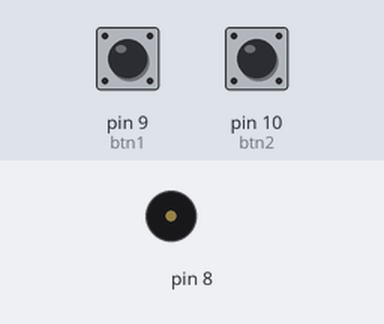
Bench run of a sketch on a simulated Arduino Uno, built with avr-gcc and run on an emulated ATmega328P. On the bench: buzzer (waves = sounding). The test bench sets the inputs (shaded band); at power-on: pin 9 (btn1) HIGH, pin 10 (btn2) HIGH.

Above: at 1.2 s.
1.3 s: pin 9 (btn1) pulled LOW for 0.15 s
At 1.7 s:
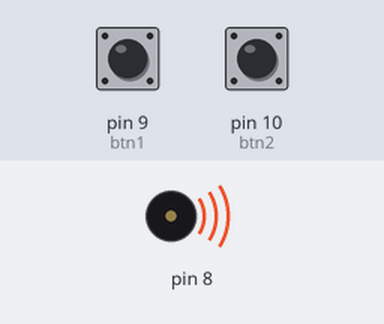
Timing chart, 0 to 10.4 s (numbered marks = the images above; inputs shaded):
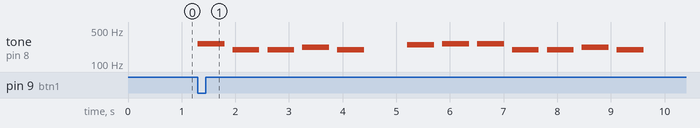

Measured:
- after the input at 1.3 s, tone on pin 8: plays 262 Hz for 0.50 s, 196 Hz for 0.50 s, 196 Hz for 0.50 s, 220 Hz for 0.50 s, 196 Hz for 0.50 s, 247 Hz for 0.50 s … (12 notes in this stretch), starting at once

The sketch:

wk16.ino
```cpp
#include "pitches.h"

// notes in the melody:
const int btn1 = 9;
const int btn2 = 10;
const int ledPin =  11;
long CTime,PTime;
bool check;
int state = 0;
int bstate = 0;
int melody[] = {
  NOTE_C4, NOTE_G3, NOTE_G3, NOTE_A3, NOTE_G3, 0, NOTE_B3, NOTE_C4
};
int melody2[] = {
  NOTE_E4, NOTE_E4, NOTE_E4, NOTE_E4, NOTE_E4, NOTE_E4, NOTE_E4, NOTE_E4
};
// note durations: 4 = quarter note, 8 = eighth note, etc.:
int noteDurations[] = {
  4, 8, 8, 4, 4, 4, 4, 4
};

void setup() {
 //pinMode(btn1, INPUT);
}


//  // iterate over the notes of the melody:
//  for (int thisNote = 0; thisNote < 8; thisNote++) {
//
//    // to calculate the note duration, take one second divided by the note type.
//    //e.g. quarter note = 1000 / 4, eighth note = 1000/8, etc.
//    int noteDuration = 1000 / noteDurations[thisNote];
//    tone(8, melody[thisNote], noteDuration);
//
//    // to distinguish the notes, set a minimum time between them.
//    // the note's duration + 30% seems to work well:
//    int pauseBetweenNotes = noteDuration * 1.30;
//    delay(pauseBetweenNotes);
//    // stop the tone playing:
//    noTone(8);
//  }
//}

void loop() {
  // no need to repeat the melody.

 if(digitalRead(btn1) == LOW) state = 1;
 if(digitalRead(btn2) == LOW) state = 2;

     if(state == 1){
        for(int TN=0 ; TN < 8 ; TN++ ){
            tone(8, melody[TN], 500);
            PTime=millis();
            digitalWrite(ledPin,HIGH);
            check=false;
            while(!check){
              CTime=millis();
              if(CTime-PTime>500) digitalWrite(ledPin,LOW);
              if(CTime-PTime>650) check=true;
               if( digitalRead(btn2) == LOW) {state = 2; check=true;}

              }

      }
   }

   if(state == 2){
          for(int TN=0;TN<8;TN++){
              tone(8, melody2[TN], 500);
              PTime=millis();
              digitalWrite(ledPin,HIGH);
              check=false;
              while(!check){
                CTime=millis();
                if(CTime-PTime>500) digitalWrite(ledPin,LOW);
                if(CTime-PTime>650) check=true;
                if( digitalRead(btn1) == LOW ) {state = 1; check=true;}
                }

        }
    }

}
```

pitches.h
```cpp
/*************************************************
 * Public Constants
 *************************************************/

#define NOTE_B0  31
#define NOTE_C1  33
#define NOTE_CS1 35
#define NOTE_D1  37
#define NOTE_DS1 39
#define NOTE_E1  41
#define NOTE_F1  44
#define NOTE_FS1 46
#define NOTE_G1  49
#define NOTE_GS1 52
#define NOTE_A1  55
#define NOTE_AS1 58
#define NOTE_B1  62
#define NOTE_C2  65
#define NOTE_CS2 69
#define NOTE_D2  73
#define NOTE_DS2 78
#define NOTE_E2  82
#define NOTE_F2  87
#define NOTE_FS2 93
#define NOTE_G2  98
#define NOTE_GS2 104
#define NOTE_A2  110
#define NOTE_AS2 117
#define NOTE_B2  123
#define NOTE_C3  131
#define NOTE_CS3 139
#define NOTE_D3  147
#define NOTE_DS3 156
#define NOTE_E3  165
#define NOTE_F3  175
#define NOTE_FS3 185
#define NOTE_G3  196
#define NOTE_GS3 208
#define NOTE_A3  220
#define NOTE_AS3 233
#define NOTE_B3  247
#define NOTE_C4  262
#define NOTE_CS4 277
#define NOTE_D4  294
#define NOTE_DS4 311
#define NOTE_E4  330
#define NOTE_F4  349
#define NOTE_FS4 370
#define NOTE_G4  392
#define NOTE_GS4 415
#define NOTE_A4  440
#define NOTE_AS4 466
#define NOTE_B4  494
#define NOTE_C5  523
#define NOTE_CS5 554
#define NOTE_D5  587
#define NOTE_DS5 622
#define NOTE_E5  659
#define NOTE_F5  698
#define NOTE_FS5 740
#define NOTE_G5  784
#define NOTE_GS5 831
#define NOTE_A5  880
#define NOTE_AS5 932
#define NOTE_B5  988
#define NOTE_C6  1047
#define NOTE_CS6 1109
#define NOTE_D6  1175
#define NOTE_DS6 1245
#define NOTE_E6  1319
#define NOTE_F6  1397
#define NOTE_FS6 1480
#define NOTE_G6  1568
#define NOTE_GS6 1661
#define NOTE_A6  1760
#define NOTE_AS6 1865
#define NOTE_B6  1976
#define NOTE_C7  2093
#define NOTE_CS7 2217
#define NOTE_D7  2349
#define NOTE_DS7 2489
#define NOTE_E7  2637
#define NOTE_F7  2794
#define NOTE_FS7 2960
#define NOTE_G7  3136
#define NOTE_GS7 3322
#define NOTE_A7  3520
#define NOTE_AS7 3729
#define NOTE_B7  3951
#define NOTE_C8  4186
#define NOTE_CS8 4435
#define NOTE_D8  4699
#define NOTE_DS8 4978
```
